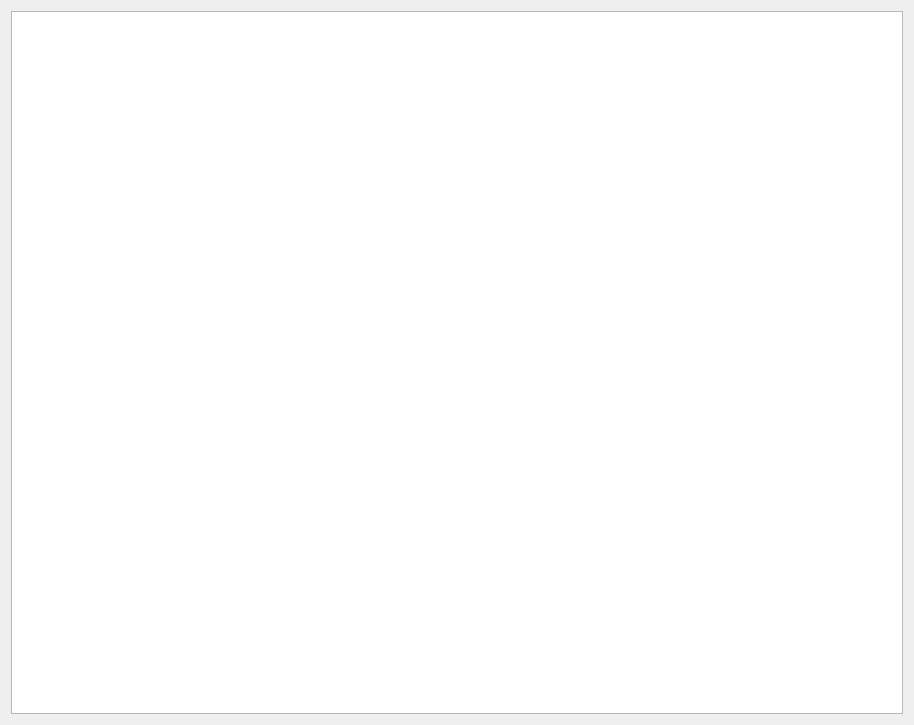
<?xml version="1.0" encoding="UTF-8"?>
<ui version="4.0">
 <class>search_results</class>
 <widget class="QWidget" name="search_results">
  <property name="geometry">
   <rect>
    <x>0</x>
    <y>0</y>
    <width>914</width>
    <height>725</height>
   </rect>
  </property>
  <property name="windowTitle">
   <string>Form</string>
  </property>
  <layout class="QVBoxLayout" name="verticalLayout">
   <item>
    <widget class="QTableWidget" name="tableWidget"/>
   </item>
  </layout>
 </widget>
 <resources/>
 <connections/>
</ui>
